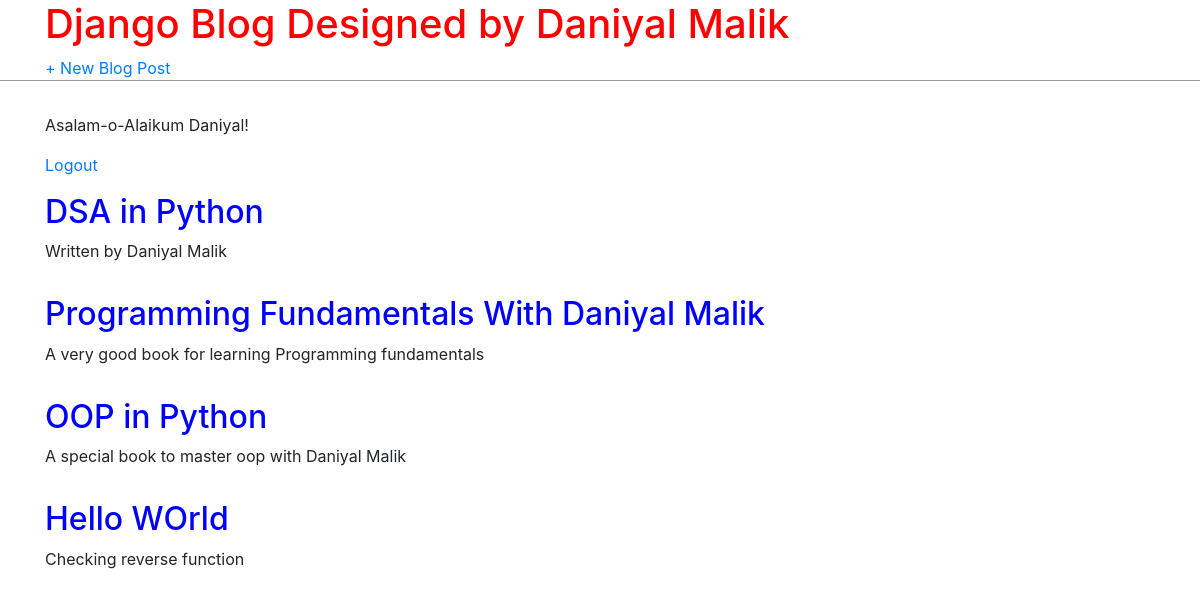
The app's page / (signed in) with its own data.
### blog/models.py (models this page shows, shortened)
class Post(models.Model):
    title  = models.CharField(max_length=200)
    author=models.ForeignKey('auth.User',on_delete=models.CASCADE)
    body = models.TextField()

### blog/views.py (the view)
# urls.py: path("", BlogListView.as_view(), name="home"),
class BlogListView(ListView):
    model=Post
    template_name="home.html"

### templates/home.html
{% extends "base.html" %}
{% block content %}
  {% for post in object_list  %}
    <div class="container post-entry">
        <h2><a href="{% url 'post_detail' post.pk %}">{{post.title}}</a></h2>
        <p>{{ post.body }}</p>
    </div>
  {% endfor %}
{% endblock content %}

### templates/base.html (shortened to what this page needs)
<!DOCTYPE html>
{% load static %}
<html lang="en">
<head>
    <link rel="stylesheet" href="{% static 'css/base.css' %}">
    <link rel="stylesheet" href="https://stackpath.bootstrapcdn.com/bootstrap/4.4.1/css/bootstrap.min.css">
</head>
<body>
    <header>
        <div class="container snav-left">
            <h1>
                <a href="{% url 'home' %}">Django Blog Designed by Daniyal Malik</a>
            </h1>
        </div>
        <div class="container nav-right">
            <a href="{% url 'post_new' %}"> + New Blog Post</a>
        </div>
    </header>
    <div class="container">
    {% if user.is_authenticated %}
      <p>Asalam-o-Alaikum {{user.username}}!</p>
      <p><a href="{% url 'logout' %}">Logout</a></p>
    {% else %}
      <p>You are not Logged in.</p>
      <a href="{% url 'login' %}">Log In</a>
      <br>
      <a href="{% url 'signup' %}">Sign up</a>
    {% endif %}
</div>
    {% block content %}
    {% endblock content %}
</body>
</html>

### static/css/base.css (style rules this page uses)
header h1 a { color: red; text-decoration: none; }
body { font-family:'Franklin Gothic Medium', 'Arial Narrow', Arial, sans-serif; font-size:18px; }
header { border-bottom:1px solid #999; margin-bottom: 2rem; display: flex; }
.nav-right { display: flex; }
.post-entry { margin-bottom: 2rem; }
.post-entry h2 { margin:0.5rem 0; }
.post-entry h2 a, .post-entry h2 a:visited { color:blue; text-decoration: none; }
.post-entry p { margin:0; font-weight: 400; }

### records on screen
Post: title "DSA in Python", body "Written by Daniyal Malik"
Post: title "Programming Fundamentals With Daniyal Malik", body "A very good book for learning Programming fundamentals"
Post: title "OOP in Python", body "A special book to master oop with Daniyal Malik"
Post: title "Hello WOrld", body "Checking reverse function"

### other values on screen
{{ user.username }} "Daniyal"
